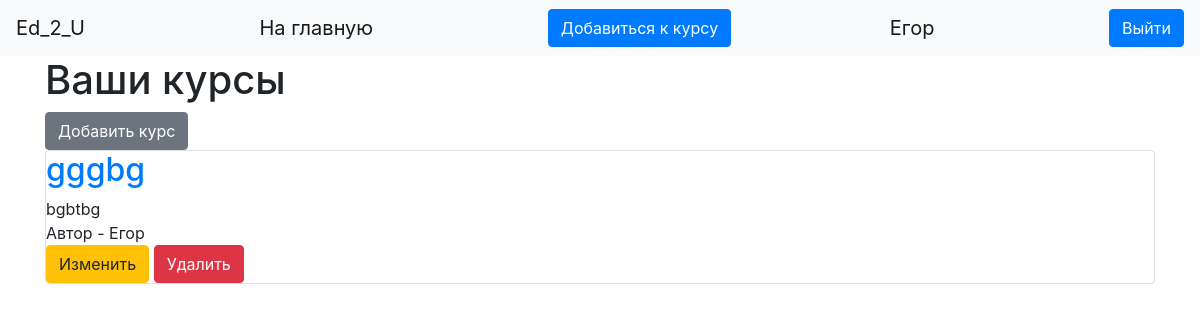
/ (signed in), run on the app's committed database.
### data/users.py (models this page shows, shortened)
class User(SqlAlchemyBase, UserMixin):
    __tablename__ = 'users'
    id = sqlalchemy.Column(sqlalchemy.Integer, primary_key=True, autoincrement=True)
    name = sqlalchemy.Column(sqlalchemy.String, nullable=True)
    about = sqlalchemy.Column(sqlalchemy.String, nullable=True)
    email = sqlalchemy.Column(sqlalchemy.String, index=True, unique=True, nullable=True)
    hashed_password = sqlalchemy.Column(sqlalchemy.String, nullable=True)
    created_date = sqlalchemy.Column(sqlalchemy.DateTime, default=datetime.datetime.now)
    type = sqlalchemy.Column(sqlalchemy.String, nullable=False)
    course = orm.relation("Course", back_populates='user')

### data/news.py (models this page shows, shortened)
class Course(SqlAlchemyBase):
    __tablename__ = 'news'
    id = sqlalchemy.Column(sqlalchemy.Integer, primary_key=True, autoincrement=True)
    title = sqlalchemy.Column(sqlalchemy.String, nullable=True)
    content = sqlalchemy.Column(sqlalchemy.String, nullable=True)
    created_date = sqlalchemy.Column(sqlalchemy.DateTime, default=datetime.datetime.now)
    is_private = sqlalchemy.Column(sqlalchemy.Boolean, default=True)
    included_users = sqlalchemy.Column(sqlalchemy.String, nullable=True)
    invite_code = sqlalchemy.Column(sqlalchemy.String, nullable=True)
    user_id = sqlalchemy.Column(sqlalchemy.Integer, sqlalchemy.ForeignKey("users.id"))
    user = orm.relation('User')
    categories = orm.relation("Category", secondary="association", backref="news")

### main.py (the view)
@app.route("/")
def index():
    db_sess = db_session.create_session()
    if current_user.is_authenticated:
        all = db_sess.query(Course)
        course = list()
        for i in all:
            if current_user.id in list(map(int, i.included_users.split())):
                course.append(i)
    else:
        course = []
    return render_template("index.html", news=course)

### data/db_session.py (called while the page is built)
def create_session() -> Session:
    global __factory
    return __factory()

### main.py (called while the page is built)
@login_manager.user_loader
def load_user(user_id):
    db_sess = db_session.create_session()
    return db_sess.query(User).get(user_id)

### templates/index.html
{% extends "base.html" %}
{% block content %}
    <h1>Ваши курсы</h1>
    {% if current_user.is_authenticated %}
        <a href="news" class="btn btn-secondary">Добавить курс</a>
    {% endif %}
    {% for item in news %}
        <div class="col-md6 border rounded">
            <a href="course_info/{{ item.id }}"><h2>{{ item.title }}</h2></a>
            <div>
                {{ item.content }}
            </div>
            <div>
                Автор - {{ item.user.name }}
            </div>
            {% if current_user.is_authenticated and current_user == item.user %}
                <div>
                    <a href="/news/{{ item.id }}" class="btn btn-warning">Изменить</a>
                    <a href="/news_delete/{{ item.id }}" class="btn btn-danger">Удалить</a>
                </div>
            {% endif %}
        </div>
    {% endfor %}
{% endblock %}

### templates/base.html (shortened to what this page needs)
<!doctype html>
<html lang="en">
<head>
    <link rel="stylesheet"
          href="https://stackpath.bootstrapcdn.com/bootstrap/4.4.1/css/bootstrap.min.css"
>
</head>
<body>
<header>
    <nav class="navbar navbar-light bg-light">
        <a class="navbar-brand" href="#">Ed_2_U</a>
        {% if current_user.is_authenticated %}
            <a class="navbar-brand" href="/">На главную</a>
            <a class="btn btn-primary " href="/invite_code">Добавиться к курсу</a>
            <a class="navbar-brand" href="/logout">{{ current_user.name }}</a>
            <a class="btn btn-primary " href="/logout">Выйти</a>
        {% else %}
            <p>
                <a class="btn btn-primary " href="/register">Зарегистрироваться</a>
                <a class="btn btn-success" href="/login">Войти</a>
            </p>
        {% endif %}
    </nav>
</header>
<main role="main" class="container">
    {% block content %}{% endblock %}
</main>
</body>
</html>

### data on the page
User: name "Егор"
Course: title "gggbg", content "bgbtbg", user.name "Егор"
